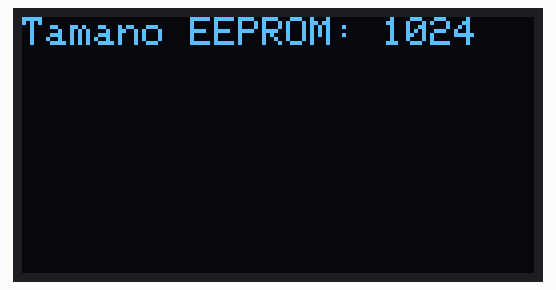
Bench run of a sketch on a simulated Arduino Uno, built with avr-gcc and run on an emulated ATmega328P. On the bench: 128×64 one-colour display. Random numbers use the default seed unless the sketch sets one; EEPROM starts erased; what the sketch prints to the serial monitor is not drawn.

Above: at 2.1 s.
At 4.2 s:
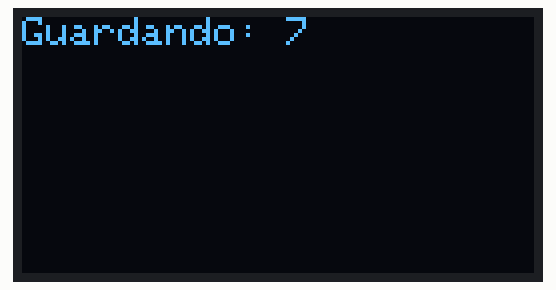
At 8.3 s:
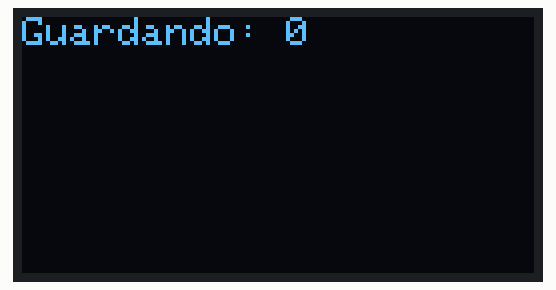
At 17.9 s:
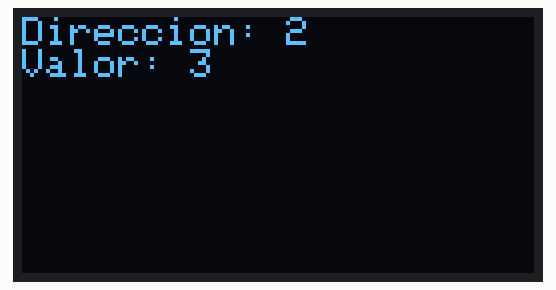
At 28.4 s:
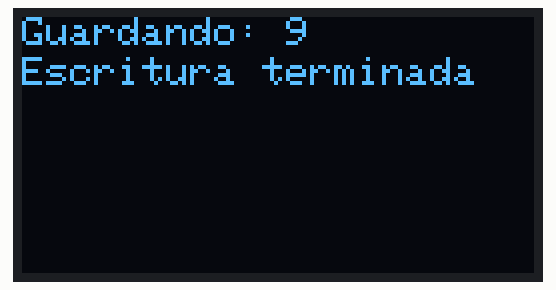
At 34.5 s:
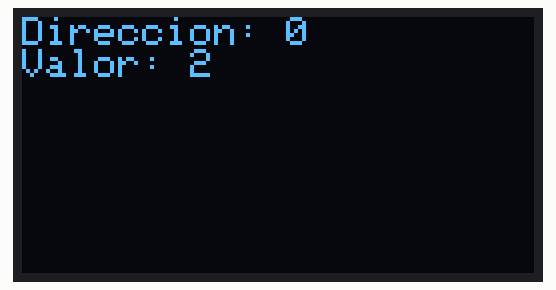

The sketch:

EEPROM.ino
```cpp
#include <EEPROM.h>
#include <Wire.h>
#include <Adafruit_GFX.h>
#include <Adafruit_SSD1306.h>

#define ANCHO 128
#define ALTO 64
#define OLED_RESET 4

Adafruit_SSD1306 oled(ANCHO, ALTO, &Wire, OLED_RESET);

int address; //direccion en la eeprom
int limite=5; //Cantidad de direcciones a utilizar
int ran = 0;
int val = 0;
void setup () {
  Wire.begin();         // inicializa bus I2C
  oled.begin(SSD1306_SWITCHCAPVCC, 0x3C); // inicializa pantalla con direccion 0x3C
  oled.clearDisplay();
  oled.display();
  Serial.begin(9600);
  Serial.print ("Tamano EEPROM:");
  Serial.println(EEPROM.length());//ArduinoUno: 1kb EEPROM storage
  delay (2000);
}

void loop ()
{

  oled.clearDisplay();
  oled.setTextColor(WHITE);   // establece color al unico disponible (pantalla monocromo)
  oled.setCursor(0, 0);     // ubica cursor en inicio de coordenadas 0,0
  oled.setTextSize(1);      // establece tamano de texto en 1
  oled.print("Tamano EEPROM: ");
  oled.println (EEPROM.length());
  oled.display();
  delay (2000);
  for (address=0; address< limite; address++)
  {
    ran=random(0,10);
    EEPROM.update(address,ran); //Guarda val en la direccion address
    oled.print(address);
    oled.clearDisplay();
    oled.setTextColor(WHITE);   // establece color al unico disponible (pantalla monocromo)
    oled.setCursor(0, 0);     // ubica cursor en inicio de coordenadas 0,0
    oled.setTextSize(1);      // establece tamano de texto en 1
    oled.print("Guardando: ");
    oled.println (ran);
    oled.display();
    delay(1000);

  }
  Serial.println("Escritura terminada");
  Serial.println("-------------------");
  delay(1000);
  oled.setTextColor(WHITE);   // establece color al unico disponible (pantalla monocromo)
  oled.setCursor(0, 10);     // ubica cursor en inicio de coordenadas 0,0
  oled.setTextSize(1);      // establece tamano de texto en 1
  oled.print("Escritura terminada");
  oled.display();
  delay(1000);

  //////////////////////////////////////////
  Serial.println("Inicio de lectura");
  delay(5000);
  for (address=0; address< limite; address++)
  {
    val=EEPROM.read(address);
    oled.clearDisplay();
    oled.setTextColor(WHITE);   // establece color al unico disponible (pantalla monocromo)
    oled.setCursor(0, 0);     // ubica cursor en inicio de coordenadas 0,0
    oled.setTextSize(1);      // establece tamano de texto en 1
    oled.print("Direccion: ");
    oled.println (address);
    oled.print("Valor: ");
    oled.println (val);
    oled.display();
    delay(760);
  }
  Serial.println("Lectura terminada");
  Serial.println("-------------------");


}
```

Measured:
- what the display in image 0 shows lasts 2.0 s, from 2.1 s to 4.1 s
- what the display in image 3 shows lasts 0.7 s, from 17.9 s to 18.6 s
- what the display in image 4 shows lasts 6.0 s, from 28.4 s to 34.4 s
